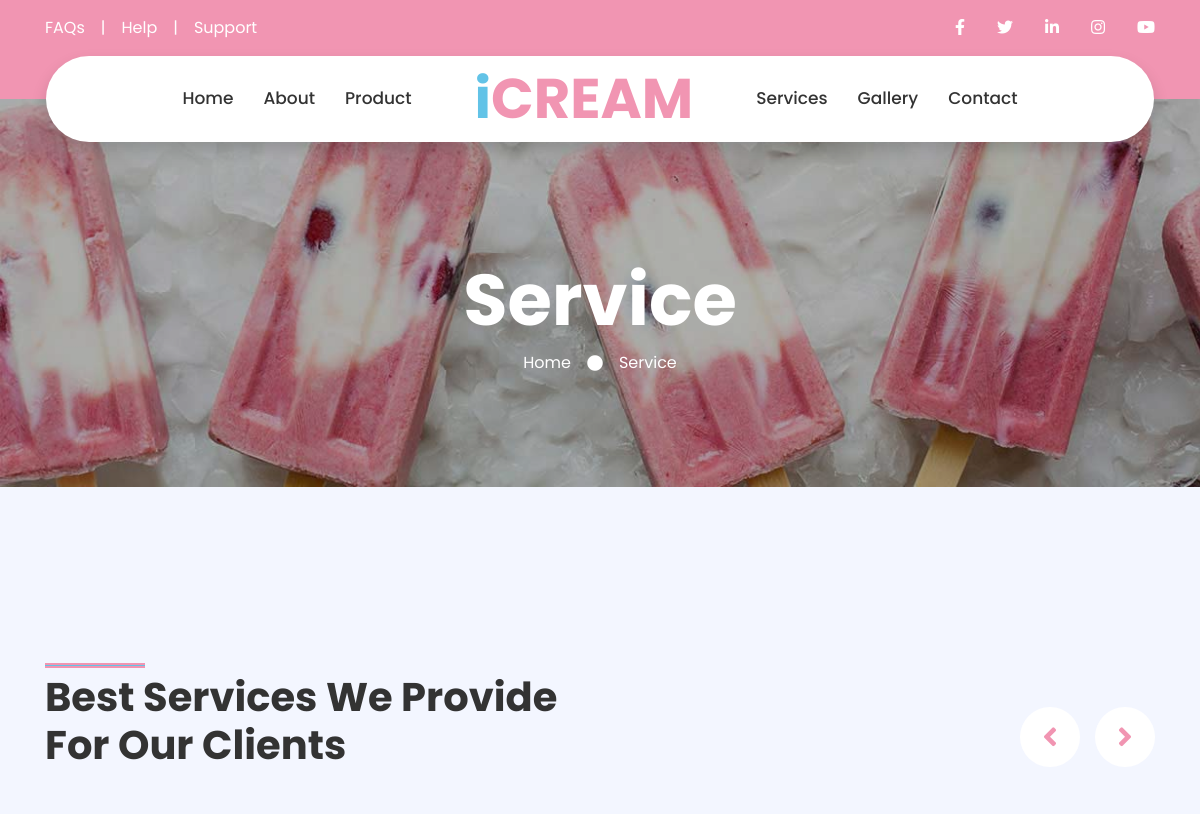
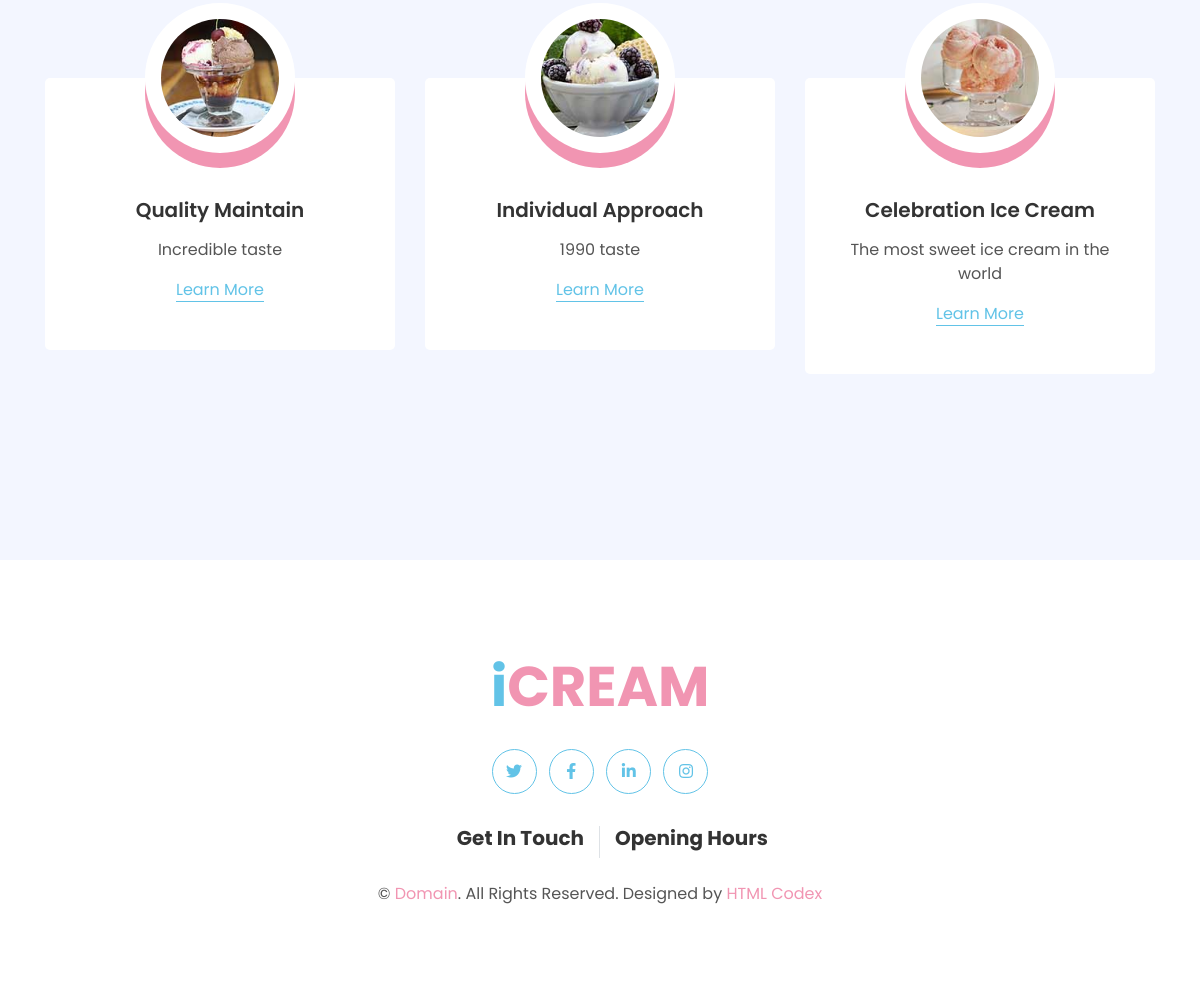
The page /Services on the database its author committed (2 pictures, top to bottom).
### accounts/models.py (models this page shows, shortened)
class tblTopMenu(models.Model):
    topMenuName = models.CharField(max_length=200, null=True)
    topMenuImage = models.ImageField(upload_to="TopMenu")

class tblTopMenu2(models.Model):
    topMenuName = models.CharField(max_length=200, null=True)
    topMenuImage = models.ImageField(upload_to="TopMenu")

class tblClients(models.Model):
    clientName = models.CharField(max_length=200, null=True)
    clientImage = models.ImageField(upload_to="pics")
    clientDescription = RichTextUploadingField(null=True)

### accounts/views.py (the view)
# urls.py: path('Services', views.service),
def service(request):
    Services = Service.objects.all()
    topMenu = tblTopMenu.objects.all()
    topMenu2 = tblTopMenu2.objects.all()
    Client = tblClients.objects.all()
    context = {
        'Clients':Client,
        'topMenus': topMenu,
        'topMenus2': topMenu2,
        'Services' : Services
    }
    return render(request, 'accounts/service.html', context)

### accounts/templates/accounts/service.html (shortened to what this page needs)
{% load static %}
<!DOCTYPE html>
<html lang="en">
<head>
    <link href="https://cdnjs.cloudflare.com/ajax/libs/font-awesome/5.10.0/css/all.min.css" rel="stylesheet">
    <link href="{% static 'lib/owlcarousel/assets/owl.carousel.min.css' %}" rel="stylesheet">
    <link href="{% static 'lib/lightbox/css/lightbox.min.css' %}" rel="stylesheet">
    <link href="{% static 'css/style.css' %}" rel="stylesheet">
</head>
<body>
    <div class="container-fluid bg-primary py-3 d-none d-md-block">
        <div class="container">
            <div class="row">
                <div class="col-md-6 text-center text-lg-left mb-2 mb-lg-0">
                    <div class="d-inline-flex align-items-center">
                        <a class="text-white pr-3" href="#">FAQs</a>
                        <span class="text-white">|</span>
                        <a class="text-white px-3" href="#">Help</a>
                        <span class="text-white">|</span>
                        <a class="text-white pl-3" href="#">Support</a>
                    </div>
                </div>
                <div class="col-md-6 text-center text-lg-right">
                    <div class="d-inline-flex align-items-center">
                        <a class="text-white px-3" href="{{ social_links.facebook }}">
                            <i class="fab fa-facebook-f"></i>
                        </a>
                        <a class="text-white px-3" href="{{ social_links.twitter }}">
                            <i class="fab fa-twitter"></i>
                        </a>
                        <a class="text-white px-3" href="{{ social_links.linkedin }}">
                            <i class="fab fa-linkedin-in"></i>
                        </a>
                        <a class="text-white px-3" href="{{ social_links.instagram }}">
                            <i class="fab fa-instagram"></i>
                        </a>
                        <a class="text-white pl-3" href="{{ social_links.youtube }}">
                            <i class="fab fa-youtube"></i>
                        </a>
                    </div>
                </div>
            </div>
        </div>
    </div>
<div class="container-fluid position-relative nav-bar p-0">
    <div class="container-lg position-relative p-0 px-lg-3" style="z-index: 9;">
        <nav class="navbar navbar-expand-lg bg-white navbar-light shadow p-lg-0">
            <div class="collapse navbar-collapse justify-content-between" id="navbarCollapse">
                <div class="navbar-nav ml-auto py-0">
                    {% for topMenu in topMenus %}
                        <a href="{{topMenu.topMenuName}}" class="nav-item nav-link ">{{topMenu.topMenuName}}</a>
                    {% endfor %}
                </div>
                    <a href="index.html" class="navbar-brand mx-5 d-none d-lg-block">
                        <h1 class="m-0 display-4 text-primary"><span class="text-secondary">i</span>CREAM</h1>
                    </a>
                    <div class="navbar-nav mr-auto py-0">
                        {% for topMenu2 in topMenus2 %}
                        <a href="{{topMenu2.topMenuName}}" class="nav-item nav-link">{{topMenu2.topMenuName}}</a>
                    {% endfor %}
                    </div>
            </div>
        </nav>
    </div>
</div>
    <div class="jumbotron jumbotron-fluid page-header" style="margin-bottom: 90px;">
        <div class="container text-center py-5">
            <h1 class="text-white display-3 mt-lg-5">Service</h1>
            <div class="d-inline-flex align-items-center text-white">
                <p class="m-0"><a class="text-white" href="{% url 'home' %}">Home</a></p>
                <i class="fa fa-circle px-3"></i>
                <p class="m-0">Service</p>
            </div>
        </div>
    </div>
    <div class="container-fluid py-5">
        <div class="container py-5">
            <div class="row">
                <div class="col-lg-6">
                    <h1 class="section-title position-relative mb-5">Best Services We Provide For Our Clients</h1>
                </div>
                <div class="col-lg-6 mb-5 mb-lg-0 pb-5 pb-lg-0"></div>
            </div>
            <div class="row">
                <div class="col-12">
                    <div class="owl-carousel service-carousel">
                        {% for Client in Clients %}
                        <div class="service-item">
                            <div class="service-img mx-auto">
                                <img class="rounded-circle w-100 h-100 bg-light p-3" src="{% static Client.clientImage %}" style="object-fit: cover;">
                            </div>
                            <div class="position-relative text-center bg-light rounded p-4 pb-5" style="margin-top: -75px;">
                                <h5 class="font-weight-semi-bold mt-5 mb-3 pt-5">{{ Client.clientName }}</h5>
                                <p>{{ Client.clientDescription|safe }}</p>
                                <a href="" class="border-bottom border-secondary text-decoration-none text-secondary">Learn More</a>
                            </div>
                        </div>
                        {% endfor%}
                    </div>
                </div>
            </div>
        </div>
    </div>
    <div class="container-fluid footer bg-light py-5" style="margin-top: 90px;">
        <div class="container text-center py-5">
            <div class="row">
                <div class="col-12 mb-4">
                    <a href="{% url 'home' %}" class="navbar-brand m-0">
                        <h1 class="m-0 mt-n2 display-4 text-primary"><span class="text-secondary">i</span>CREAM</h1>
                    </a>
                </div>
                <div class="col-12 mb-4">
                    <a class="btn btn-outline-secondary btn-social mr-2" href="{{ social_links.twitter }}"><i class="fab fa-twitter"></i></a>
                    <a class="btn btn-outline-secondary btn-social mr-2" href="{{ social_links.facebook }}"><i class="fab fa-facebook-f"></i></a>
                    <a class="btn btn-outline-secondary btn-social mr-2" href="{{ social_links.linkedin }}"><i class="fab fa-linkedin-in"></i></a>
                    <a class="btn btn-outline-secondary btn-social" href="{{ social_links.instagram }}"><i class="fab fa-instagram"></i></a>
                </div>
                <div class="col-12 mt-2 mb-4">
                    <div class="row">
                        <div class="col-sm-6 text-center text-sm-right border-right mb-3 mb-sm-0">
                            <h5 class="font-weight-bold mb-2">Get In Touch</h5>
                        </div>
                        <div class="col-sm-6 text-center text-sm-left">
                            <h5 class="font-weight-bold mb-2">Opening Hours</h5>
                        </div>
                    </div>
                </div>
                <div class="col-12">
                    <p class="m-0">&copy; <a href="#">Domain</a>. All Rights Reserved. Designed by <a href="https://htmlcodex.com">HTML Codex</a></p>
                </div>
            </div>
        </div>
    </div>
</body>
</html>

### rows shown on the page
tblTopMenu: topMenuName "Home"
tblTopMenu: topMenuName "About"
tblTopMenu: topMenuName "Product"
tblTopMenu2: topMenuName "Services"
tblTopMenu2: topMenuName "Gallery"
tblTopMenu2: topMenuName "Contact"
tblClients: clientImage (picture), clientName "Quality Maintain", clientDescription "Incredible taste"
tblClients: clientImage (picture), clientName "Individual Approach", clientDescription "1990 taste"
tblClients: clientImage (picture), clientName "Celebration Ice Cream", clientDescription "The most sweet ice cream in the world"
